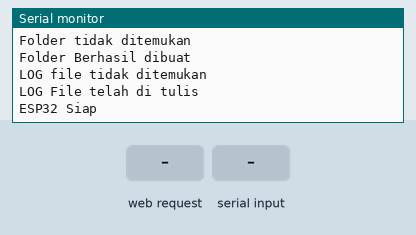
Recording of a sketch running on a simulated ESP32. On the bench: the last lines printed to the serial monitor. Inputs (shaded band) come from the test bench. Storage starts empty.

Above: at 1.3 s.
1.4 s: HTTP request GET /on received
At 2.6 s:
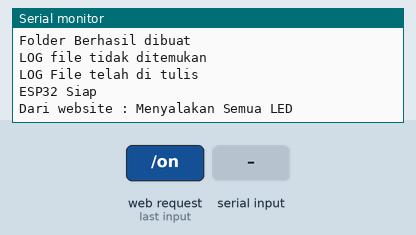
2.9 s: "STATUS" received over the second serial link
At 3.8 s:
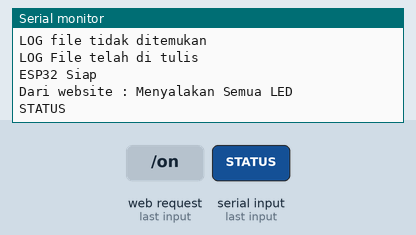
4.4 s: HTTP request GET /1 received
At 5.1 s:
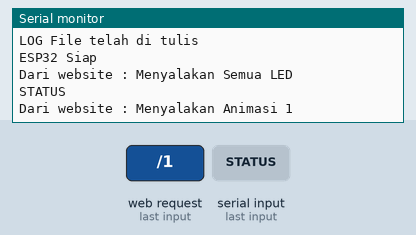
5.9 s: "on" received over the second serial link
At 7.1 s:
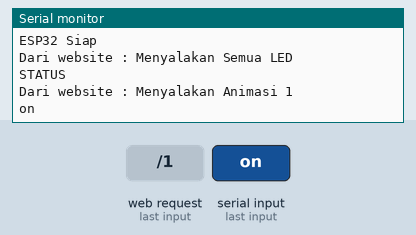
7.4 s: HTTP request GET /2 received
At 8.6 s:
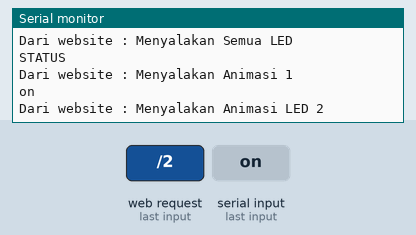
8.9 s: "2" received over the second serial link
At 10.2 s:
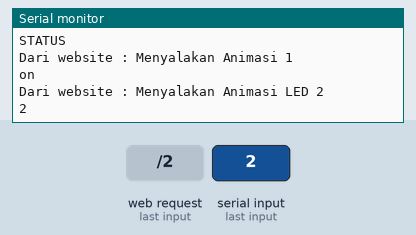

The sketch:

RC2.ino
```cpp
#include <ESPAsyncWebServer.h>
/*
while(Serial.available() > 0) {
delay(10);
char d = Serial.read();
data += d;
}
if (data.length() > 0){
  Serial2.println(data);
data = "";
}
*/

#include "SD.h"
#include "SPI.h"

#include "WIFI.h"
//17 tx2
//16 rx2
#define RXD2 16
#define TXD2 17
#define SD_CS 5
const char* ssid = "Kelompok RC2";
const char* password = "jossnak9j";
AsyncWebServer server(80);
File file;
String statusled;
String ledinfo;
String data;
IPAddress local_IP(192,168,0,1);
IPAddress gateway(192,168,1,5);
IPAddress subnet(255,255,255,0);

void MenulisDataFileSD(const char* pesanlog){
  file = SD.open("/rc2/LOG.txt", FILE_APPEND);
  if(!file){
        Serial.println("Gagal Membuka File");
        return;
    }
    if(file.println(pesanlog)){
        ;
    } else {
        Serial.println("Gagal menambah data");
    }
    file.close();
}
String proses(const String& var){
  Serial.println(var);
  if(var == "STATUS"){
    if(statusled.equals("on")){
      ledinfo = "Menyala Semua";
    }
    else if(statusled.equals("2")){
      ledinfo = "2";
    }
    else if(statusled.equals("3")){
      ledinfo = "3";
    }
    else if(statusled.equals("epilepsi")){
      ledinfo = "epilepsi";
    }
    else if(statusled.equals("off")){
      ledinfo = "Mati Semua";
    }
    else{
      ledinfo = "None";
    }
    return ledinfo;
  }
}
void finalLOG(String pesan) {
  Serial.println(pesan);
  MenulisDataFileSD(pesan.c_str());
}
void WebServer(){
server.serveStatic("/", SD, "/");
    server.on("/", HTTP_GET, [](AsyncWebServerRequest *request){
    request->send(SD, "/rc2/index.html",String(), false, proses);
  });
  server.on("/style.css", HTTP_GET, [](AsyncWebServerRequest *request){
    request->send(SD, "/rc2/style.css", "text/css");
  });
  server.on("/log", HTTP_GET, [](AsyncWebServerRequest *request){
    request->send(SD, "/rc2/LOG.txt", "text/plain");
  });
  server.on("/LOG.txt", HTTP_GET, [](AsyncWebServerRequest *request){
    request->send(SD, "/rc2/LOG.txt", "text/plain");
  });
  server.on("/on", HTTP_GET, [](AsyncWebServerRequest *request){
    request->send(SD, "/rc2/index.html",String(), false, proses);
    statusled = "on";
    Serial2.print("on");
    finalLOG("Dari website : Menyalakan Semua LED");
  });
   server.on("/1", HTTP_GET, [](AsyncWebServerRequest *request){
    request->send(SD, "/rc2/index.html",String(), false, proses);
    statusled = "1";
    Serial2.print("1");
    finalLOG("Dari website : Menyalakan Animasi 1");
  });
    server.on("/2", HTTP_GET, [](AsyncWebServerRequest *request){
    request->send(SD, "/rc2/index.html",String(), false, proses);
    statusled = "2";
    Serial2.print("2");
    finalLOG("Dari website : Menyalakan Animasi LED 2");
  });
    server.on("/3", HTTP_GET, [](AsyncWebServerRequest *request){
    request->send(SD, "/rc2/index.html",String(), false, proses);
    statusled = "3";
    Serial2.print("3");
    finalLOG("Dari website : Menyalakan Animasi LED 3");
  });
    server.on("/off", HTTP_GET, [](AsyncWebServerRequest *request){
    request->send(SD, "/rc2/index.html",String(), false, proses);
    statusled = "off";
    Serial2.print("off");
    finalLOG("Dari website : Mematikan semua LED");
  });
  server.on("/epilepsi", HTTP_GET, [](AsyncWebServerRequest *request){
    request->send(SD, "/rc2/index.html",String(), false, proses);
    statusled = "epilepsi";
    Serial2.print("epilepsi");
    finalLOG("Dari website : Epilepsi LED");
  });
}
void setup() {
  // put your setup code here, to run once:

  Serial.print("MenSetup Access Point ");
  Serial.println(WiFi.softAPConfig(local_IP, gateway, subnet) ? "Siap" : "Gagal");
  Serial.print("Memulai Access Point ... ");
  Serial.println(WiFi.softAP(ssid, password, 1, 0, 1, false) ? "Siap" : "Gagal");
  Serial.print("IP address = ");
  Serial.println(WiFi.softAPIP());
  Serial.begin(9600);
  Serial2.begin(9600, SERIAL_8N1, RXD2, TXD2);
  SD.begin(SD_CS);
  if (!SD.begin(SD_CS)) {
    Serial.println(+ "Gagal Memuat Kartu SD");
    return;
  }
  uint8_t cardType = SD.cardType();
  if (cardType == CARD_NONE) {
    Serial.println("Tidak Ada Kartu SD");
    return;
  }

  if(!SD.exists("/rc2")){
    Serial.println("Folder tidak ditemukan");
    if(SD.mkdir("/rc2")){
      Serial.println("Folder Berhasil dibuat");
    }
    else{
      Serial.println("Folder Gagal Dibuat");
    }
  }
  if(!SD.exists("/rc2/LOG.txt")){
     Serial.println("LOG file tidak ditemukan");
    file = SD.open("/rc2/LOG.txt", FILE_WRITE);
    if(!file){
        Serial.println("Gagal membuka File");
        return;
    }
    if(file.print("LOG file telah dibuat")){
        Serial.println("LOG File telah di tulis");
    } else {
        Serial.println("LOG File Gagal di tulis");
    }
  }

  WebServer();
  server.begin();
  finalLOG("ESP32 Siap");
  }

void loop() {
  // put your main code here, to run repeatedly:

while(Serial.available() > 0){
  delay(10);
  char d = Serial.read();
  data += d;
}
if (data.length() > 0){
  Serial2.print(data);
  data = "";
}
// berikut code untuk membaca data dari perangkat lain
while(Serial2.available() > 0){
  delay(10);
  char d = Serial2.read();
  data += d;
}
if (data.length() > 0){
  Serial.println(data);
  data = "";
}
}
```

Measured:
- after the input at 1.4 s, the serial monitor: prints a new line at once (image 1)
- after the input at 2.9 s, the serial monitor: prints a new line after 0.06 s (image 2)
- after the input at 4.4 s, the serial monitor: prints a new line at once (image 3)
- after the input at 5.9 s, the serial monitor: prints a new line at once (image 4)
- after the input at 7.4 s, the serial monitor: prints a new line at once (image 5)
- after the input at 8.9 s, the serial monitor: prints a new line at once (image 6)
